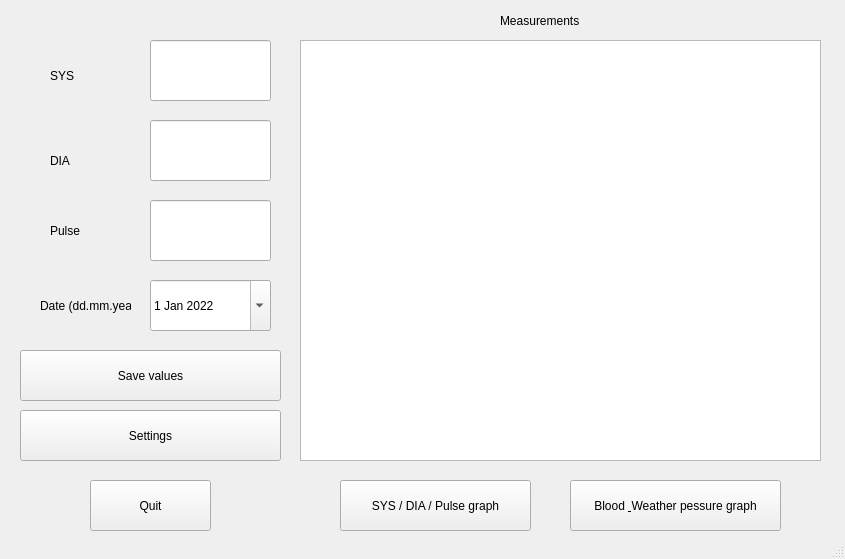
<?xml version="1.0" encoding="UTF-8"?>
<ui version="4.0">
 <class>MainWindow</class>
 <widget class="QMainWindow" name="MainWindow">
  <property name="geometry">
   <rect>
    <x>0</x>
    <y>0</y>
    <width>845</width>
    <height>559</height>
   </rect>
  </property>
  <property name="windowTitle">
   <string>MainWindow</string>
  </property>
  <widget class="QWidget" name="centralwidget">
   <widget class="QTableWidget" name="tableWidget">
    <property name="geometry">
     <rect>
      <x>300</x>
      <y>40</y>
      <width>521</width>
      <height>421</height>
     </rect>
    </property>
    <attribute name="verticalHeaderVisible">
     <bool>false</bool>
    </attribute>
   </widget>
   <widget class="QPushButton" name="pushButton">
    <property name="geometry">
     <rect>
      <x>20</x>
      <y>350</y>
      <width>261</width>
      <height>51</height>
     </rect>
    </property>
    <property name="text">
     <string>Save values</string>
    </property>
   </widget>
   <widget class="QPushButton" name="pushButton_2">
    <property name="geometry">
     <rect>
      <x>570</x>
      <y>480</y>
      <width>211</width>
      <height>51</height>
     </rect>
    </property>
    <property name="text">
     <string>Blood &amp; Weather pessure graph</string>
    </property>
   </widget>
   <widget class="QLabel" name="label">
    <property name="geometry">
     <rect>
      <x>50</x>
      <y>60</y>
      <width>61</width>
      <height>31</height>
     </rect>
    </property>
    <property name="text">
     <string>SYS</string>
    </property>
   </widget>
   <widget class="QLabel" name="label_2">
    <property name="geometry">
     <rect>
      <x>50</x>
      <y>140</y>
      <width>51</width>
      <height>41</height>
     </rect>
    </property>
    <property name="text">
     <string>DIA</string>
    </property>
   </widget>
   <widget class="QLabel" name="label_3">
    <property name="geometry">
     <rect>
      <x>50</x>
      <y>220</y>
      <width>51</width>
      <height>21</height>
     </rect>
    </property>
    <property name="text">
     <string>Pulse</string>
    </property>
   </widget>
   <widget class="QLabel" name="label_4">
    <property name="geometry">
     <rect>
      <x>40</x>
      <y>290</y>
      <width>91</width>
      <height>31</height>
     </rect>
    </property>
    <property name="text">
     <string>Date (dd.mm.year)</string>
    </property>
   </widget>
   <widget class="QLabel" name="label_5">
    <property name="geometry">
     <rect>
      <x>500</x>
      <y>10</y>
      <width>81</width>
      <height>21</height>
     </rect>
    </property>
    <property name="text">
     <string>Measurements</string>
    </property>
   </widget>
   <widget class="QPushButton" name="pushButton_3">
    <property name="geometry">
     <rect>
      <x>340</x>
      <y>480</y>
      <width>191</width>
      <height>51</height>
     </rect>
    </property>
    <property name="text">
     <string>SYS / DIA / Pulse graph</string>
    </property>
   </widget>
   <widget class="QPushButton" name="pushButton_4">
    <property name="geometry">
     <rect>
      <x>90</x>
      <y>480</y>
      <width>121</width>
      <height>51</height>
     </rect>
    </property>
    <property name="text">
     <string>Quit</string>
    </property>
   </widget>
   <widget class="QLineEdit" name="lineEdit">
    <property name="geometry">
     <rect>
      <x>150</x>
      <y>40</y>
      <width>121</width>
      <height>61</height>
     </rect>
    </property>
   </widget>
   <widget class="QLineEdit" name="lineEdit_2">
    <property name="geometry">
     <rect>
      <x>150</x>
      <y>120</y>
      <width>121</width>
      <height>61</height>
     </rect>
    </property>
   </widget>
   <widget class="QLineEdit" name="lineEdit_3">
    <property name="geometry">
     <rect>
      <x>150</x>
      <y>200</y>
      <width>121</width>
      <height>61</height>
     </rect>
    </property>
   </widget>
   <widget class="QDateEdit" name="dateEdit">
    <property name="geometry">
     <rect>
      <x>150</x>
      <y>280</y>
      <width>121</width>
      <height>51</height>
     </rect>
    </property>
    <property name="dateTime">
     <datetime>
      <hour>0</hour>
      <minute>0</minute>
      <second>0</second>
      <year>2022</year>
      <month>1</month>
      <day>1</day>
     </datetime>
    </property>
    <property name="calendarPopup">
     <bool>true</bool>
    </property>
   </widget>
   <widget class="QPushButton" name="pushButton_5">
    <property name="geometry">
     <rect>
      <x>20</x>
      <y>410</y>
      <width>261</width>
      <height>51</height>
     </rect>
    </property>
    <property name="text">
     <string>Settings</string>
    </property>
   </widget>
  </widget>
  <widget class="QStatusBar" name="statusbar"/>
 </widget>
 <resources/>
 <connections/>
</ui>
